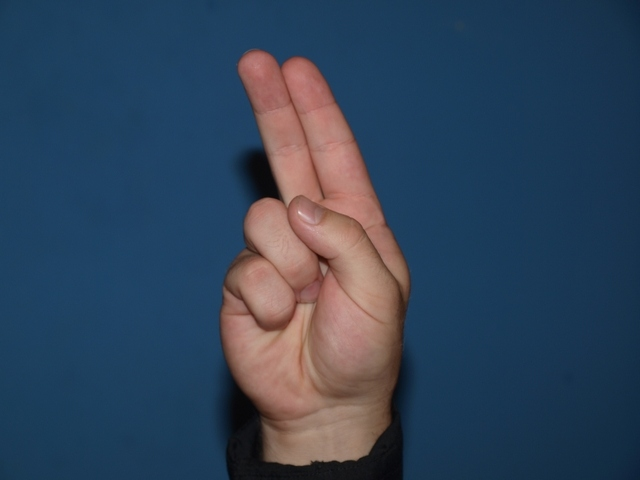
#> input picture experiment/h1.jpg, 640 x 480 px, given in place of the camera
$ jupyter execute --allow-errors replay-operation.ipynb
#> lines starting #> are read from the running program, lines starting #| are printed output that depends on the picture
### element_detection/detect_compo/CONFIG_UIED.py
class Config:

    def __init__(self):
        # Adjustable
        # self.THRESHOLD_PRE_GRADIENT = 4             # dribbble:4 rico:4 web:1
        # self.THRESHOLD_OBJ_MIN_AREA = 55            # bottom line 55 of small circle
        # self.THRESHOLD_BLOCK_GRADIENT = 5

        # *** Frozen ***
        self.THRESHOLD_REC_MIN_EVENNESS = 0.7
        self.THRESHOLD_REC_MAX_DENT_RATIO = 0.25
        self.THRESHOLD_LINE_THICKNESS = 8
        self.THRESHOLD_LINE_MIN_LENGTH = 0.95
        self.THRESHOLD_COMPO_MAX_SCALE = (0.25, 0.98)  # (120/800, 422.5/450) maximum height and width ratio for a atomic compo (button)
        self.THRESHOLD_TEXT_MAX_WORD_GAP = 10
        self.THRESHOLD_TEXT_MAX_HEIGHT = 0.04  # 40/800 maximum height of text
        self.THRESHOLD_TOP_BOTTOM_BAR = (0.045, 0.94)  # (36/800, 752/800) height ratio of top and bottom bar
        self.THRESHOLD_BLOCK_MIN_HEIGHT = 0.03  # 24/800

        # [13 lines of commented-out code are left out]

        self.CLASS_MAP = {'0':'Button', '1':'CheckBox', '2':'Chronometer', '3':'EditText', '4':'ImageButton', '5':'ImageView',
               '6':'ProgressBar', '7':'RadioButton', '8':'RatingBar', '9':'SeekBar', '10':'Spinner', '11':'Switch',
               '12':'ToggleButton', '13':'VideoView', '14':'TextView'}
        self.COLOR = {'Button': (0, 255, 0), 'CheckBox': (0, 0, 255), 'Chronometer': (255, 166, 166),
                      'EditText': (255, 166, 0),
                      'ImageButton': (77, 77, 255), 'ImageView': (255, 0, 166), 'ProgressBar': (166, 0, 255),
                      'RadioButton': (166, 166, 166),
                      'RatingBar': (0, 166, 255), 'SeekBar': (0, 166, 10), 'Spinner': (50, 21, 255),
                      'Switch': (80, 166, 66), 'ToggleButton': (0, 66, 80), 'VideoView': (88, 66, 0),
                      'TextView': (169, 255, 0),

                      'Text':(169, 255, 0), 'Non-Text':(255, 0, 166),

                      'Noise':(6,6,255), 'Non-Noise': (6,255,6),

                      'Image':(255,6,6), 'Non-Image':(6,6,255)}

### robot/robot_control.py
import os
import sys

root = '/'.join(__file__.split('/')[:-1])
sys.path.append(root)
sys.path.append(os.path.join(root, 'uarm'))

from uarm.wrapper import SwiftAPI
from logzero import logger
import time


class RobotController(object):
    def __init__(self, port=None, speed=10000, press_distance=10):
        try:
            self.swift = SwiftAPI(port=port)
        except Exception as e:
            self.swift = None
        self.move_speed = speed
        self.press_distance = press_distance # 按压力度
        # self.swift.set_position(z=60, speed=100, wait=False, timeout=10, cmd='G1')

    # [40 lines left out: functions reset, __click_before, click, doubleclick, longPress, swipe, not called in this run]

    def close_connect(self):
        self.swift.disconnect()

    def reconnect(self):
        self.swift.connect()

### experiment/replay-operation.ipynb
[cell 1]
import json
from glob import glob
from os.path import join as pjoin
import os
import cv2
import numpy as np
from matplotlib import pyplot as plt

from match_elements.GUI_pair import GUIPair
from GUI import GUI
from Operation import Operation

[cell 2]
# load resnet for encoding image to match
from keras.applications.resnet import ResNet50
#> (the rest of this cell did not finish here and is left out)

[cell 3]
# load PaddleOCR for text detection
from paddleocr import PaddleOCR
#> (the rest of this cell did not finish here and is left out)

[cell 4]
# load operations
testing_data_root = '/home/ml/Data/visual testing/experiments/humanoid-output/adguard-1'

steps_file = pjoin(testing_data_root, 'output.json')
#> (the rest of this cell did not finish here and is left out)

[cell 5]
# activate the robot
from robot.robot_control import RobotController
#> (the rest of this cell did not finish here and is left out)

[cell 6]
robot_y2img_x = round(125/540, 2)  # y_robot : x_img = 130: 540
robot_x2img_y = round((303-120)/820, 2)  # x_robot : y_img = 310: 820

def cvt_image_pos_to_robot_coord(x_img, y_img):
    x_robot = int((820 - y_img) * robot_x2img_y) + 120
    y_robot = int((270 - x_img) * robot_y2img_x)
    return x_robot, y_robot

#> (a cell that did not finish here is left out)

[cell 8]
# ********************************************
# *** Streaming Detection with Key Control ***
# ********************************************
cap = cv2.VideoCapture(0)
cap.set(cv2.CAP_PROP_FRAME_WIDTH, 960)
cap.set(cv2.CAP_PROP_FRAME_HEIGHT, 540)

opr_id = 0
operate = False

while(1):
    ret, frame = cap.read()
#> frame is the input picture: shape (480, 640, 3); mean B, G, R 89.7, 68, 49.4
    frame = cv2.rotate(frame, cv2.cv2.ROTATE_90_CLOCKWISE)
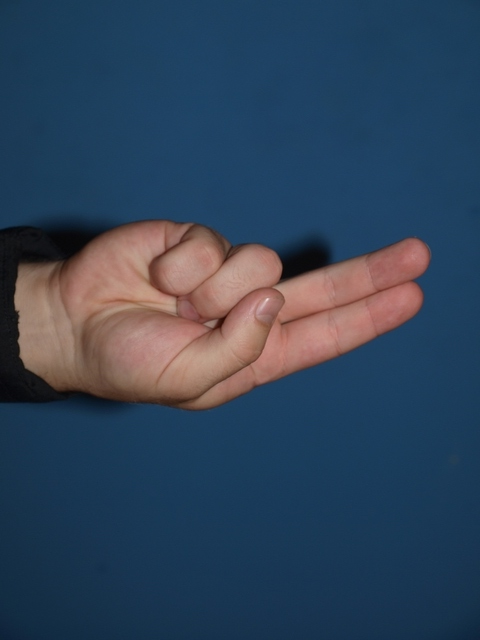
#> frame: shape (640, 480, 3); mean B, G, R 89.7, 68, 49.4
    frame = frame[80:900, :]
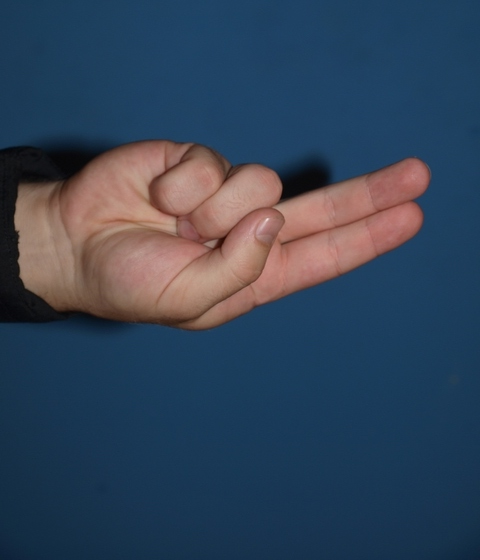
#> frame: shape (560, 480, 3); mean B, G, R 89.1, 68.6, 52.4

    cv2.imshow('camera', frame)
    key = cv2.waitKey(10)
#> (key q is pressed here)
    if key == ord('q'):
        break
    elif key == ord('s'):
        if not operate:
            cv2.destroyWindow('element matching')
            opr = operations[opr_id]
            opr.show_target_ele(show=True)
            cv2.imwrite('data/output/temp.jpg', frame)

            # 1. detect GUI element in the frame
            gui = GUI('data/output/temp.jpg')
            gui.detect_element(True, True, True, paddle_cor=paddle_ocr)

            # 2. focus on the screen region and adjust all elements
            gui.adjust_elements_by_screen()
            matched_ele = gui.match_elements(target_ele_img=opr.target_element_img, target_ele_text=opr.get_text_content(), resnet_model=resnet_model, min_similarity_img=0.55)

            # 3. show the result
            if matched_ele is not None:
                board = gui.img.copy()
                matched_ele.draw_element(board, show=False)
                board = cv2.hconcat([opr.show_target_ele(show=False), board, gui.det_result_imgs['merge']])
                cv2.imshow('element matching', board)
                operate = True
                opr_id += 1
                continue
            print('===================\n')

        else:
            # 4. operate the robot
            print('The position of matched element:(%d, %d)' % (matched_ele.center_x, matched_ele.center_y))
            x_robot, y_robot = cvt_image_pos_to_robot_coord(matched_ele.center_x, matched_ele.center_y)
            robot_1.click((x_robot, y_robot, 20))
            robot_2.click((x_robot, y_robot, 20))
            operate = False
            cv2.destroyWindow('element matching')
cap.release()
cv2.destroyAllWindows()
